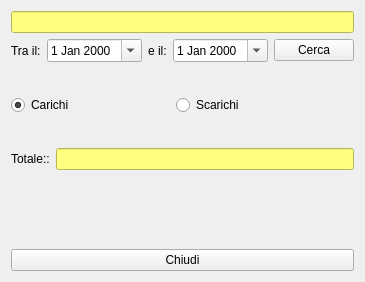
<?xml version="1.0" encoding="UTF-8"?>
<ui version="4.0">
 <class>HLoads</class>
 <widget class="QWidget" name="HLoads">
  <property name="windowModality">
   <enum>Qt::ApplicationModal</enum>
  </property>
  <property name="geometry">
   <rect>
    <x>0</x>
    <y>0</y>
    <width>339</width>
    <height>282</height>
   </rect>
  </property>
  <property name="windowTitle">
   <string>Carichi</string>
  </property>
  <layout class="QVBoxLayout" name="verticalLayout">
   <item>
    <widget class="QLineEdit" name="leProduct">
     <property name="styleSheet">
      <string notr="true">background-color: rgb(255, 255, 127);</string>
     </property>
     <property name="readOnly">
      <bool>true</bool>
     </property>
    </widget>
   </item>
   <item>
    <layout class="QHBoxLayout" name="horizontalLayout">
     <item>
      <widget class="QLabel" name="label">
       <property name="text">
        <string>Tra il:</string>
       </property>
      </widget>
     </item>
     <item>
      <widget class="QDateEdit" name="deFrom">
       <property name="calendarPopup">
        <bool>true</bool>
       </property>
      </widget>
     </item>
     <item>
      <widget class="QLabel" name="label_2">
       <property name="text">
        <string>e il:</string>
       </property>
      </widget>
     </item>
     <item>
      <widget class="QDateEdit" name="deTo">
       <property name="calendarPopup">
        <bool>true</bool>
       </property>
      </widget>
     </item>
     <item>
      <widget class="QPushButton" name="pbSearch">
       <property name="text">
        <string>Cerca</string>
       </property>
       <property name="icon">
        <iconset resource="icons.qrc">
         <normaloff>:/Resources/Monitoring64.png</normaloff>:/Resources/Monitoring64.png</iconset>
       </property>
      </widget>
     </item>
    </layout>
   </item>
   <item>
    <layout class="QHBoxLayout" name="horizontalLayout_3">
     <item>
      <widget class="QRadioButton" name="rbLoads">
       <property name="text">
        <string>Carichi</string>
       </property>
       <property name="checked">
        <bool>true</bool>
       </property>
      </widget>
     </item>
     <item>
      <widget class="QRadioButton" name="rbUnloads">
       <property name="text">
        <string>Scarichi</string>
       </property>
      </widget>
     </item>
     <item>
      <spacer name="verticalSpacer">
       <property name="orientation">
        <enum>Qt::Vertical</enum>
       </property>
       <property name="sizeHint" stdset="0">
        <size>
         <width>20</width>
         <height>64</height>
        </size>
       </property>
      </spacer>
     </item>
    </layout>
   </item>
   <item>
    <layout class="QHBoxLayout" name="horizontalLayout_2">
     <item>
      <widget class="QLabel" name="label_3">
       <property name="text">
        <string>Totale::</string>
       </property>
      </widget>
     </item>
     <item>
      <widget class="QLineEdit" name="leAmount">
       <property name="styleSheet">
        <string notr="true">background-color: rgb(255, 255, 127);</string>
       </property>
       <property name="readOnly">
        <bool>true</bool>
       </property>
      </widget>
     </item>
    </layout>
   </item>
   <item>
    <spacer name="verticalSpacer_2">
     <property name="orientation">
      <enum>Qt::Vertical</enum>
     </property>
     <property name="sizeHint" stdset="0">
      <size>
       <width>20</width>
       <height>63</height>
      </size>
     </property>
    </spacer>
   </item>
   <item>
    <widget class="QPushButton" name="pbClose">
     <property name="text">
      <string>Chiudi</string>
     </property>
     <property name="icon">
      <iconset resource="icons.qrc">
       <normaloff>:/Resources/Actions-window-close-icon.png</normaloff>:/Resources/Actions-window-close-icon.png</iconset>
     </property>
    </widget>
   </item>
  </layout>
 </widget>
 <resources>
  <include location="icons.qrc"/>
 </resources>
 <connections/>
</ui>
